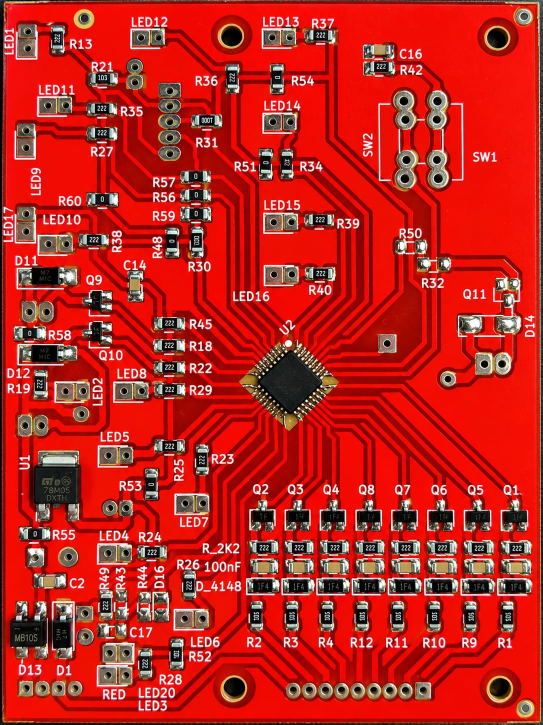
#> input picture android_app/assets/golden/golden_reference.jpg, 1085 x 1449 px (shown at 1/2 size); its folder holds only this picture in this run
$ python -i board.py   (imports and definitions only)
#> lines starting #> are read from the running program, lines starting #| are printed output that depends on the picture; after the words box and inside, x2 and y2 are one past the last pixel; in counts of white or black regions, pixels touching at a corner belong together
#> further down, picture is the input picture: shape (1449, 1085, 3); mean B, G, R 30.4, 37.9, 189.3
### src/pcb_inspection/image_quality/checks.py
"""Basic image-quality measurements for captured board images.

Deliberately simple, classical checks (NumPy + Pillow) for Experiment 0:
readable file, resolution, sharpness, exposure, whether the board appears
complete in the frame, and image orientation. They flag images to re-take or
inspect; they do not judge defects.

Board detection is a heuristic. It takes the dominant saturated hue in the
centre of the image as the board colour (blue / red / green reported, PCB-18)
and keeps only pixels of that hue, so a background of a different colour is
ignored. It assumes the board is roughly centred, with its edges roughly
parallel to the image edges. Results are approximate and must be confirmed
visually; the colour name is an estimate.
"""

from __future__ import annotations

from collections.abc import Mapping
from dataclasses import dataclass, field
from pathlib import Path
from statistics import median
from typing import Any

import numpy as np
from PIL import Image, ImageOps, UnidentifiedImageError

DETECTION_MAX_SIDE_PX = 1600  # board detection runs on a downscaled copy for speed


@dataclass(frozen=True)
class QualityParams:
    """Thresholds; None means 'measure and report only, do not flag'."""

    min_megapixels: float | None = None
    min_sharpness: float | None = None
    relative_sharpness_min: float | None = None
    near_black_level: int = 5
    near_white_level: int = 250
    max_near_white_fraction: float | None = None
    max_near_black_fraction: float | None = None
    saturation_min: int = 60
    value_min: int = 40
    hue_tolerance: int = 12          # on Pillow's 0-255 hue scale (about 17 degrees)
    line_fraction_min: float = 0.10
    min_margin_fraction: float = 0.01
    max_aspect_error: float | None = None

    # [5 lines left out: function from_mapping, not called in this run]


@dataclass(frozen=True)
class BoardExtent:
    """Axis-aligned bounding box (x0, y0, x1, y1), exclusive x1/y1, in full-image pixels."""

    x0: int
    y0: int
    x1: int
    y1: int

    @property
    def width(self) -> int:
        return self.x1 - self.x0

    @property
    def height(self) -> int:
        return self.y1 - self.y0


@dataclass
class ImageQuality:
    path: str
    readable: bool
    error: str = ""
    width: int = 0
    height: int = 0
    orientation: str = ""
    sharpness: float = 0.0
    mean_brightness: float = 0.0
    near_white_fraction: float = 0.0
    near_black_fraction: float = 0.0
    board: BoardExtent | None = None
    colour_estimate: str = ""
    board_min_margin_px: int | None = None
    board_aspect: float | None = None
    board_aspect_error: float | None = None
    px_per_mm: float | None = None
    flags: list[str] = field(default_factory=list)

    @property
    def megapixels(self) -> float:
        return self.width * self.height / 1e6


# [4 lines left out: function load_rgb, not called in this run]


def to_gray(rgb: np.ndarray) -> np.ndarray:
    return rgb @ np.array([0.299, 0.587, 0.114], dtype=np.float32)


# [5 lines left out: function sharpness, not called in this run]


def exposure(gray: np.ndarray, near_black: int, near_white: int) -> tuple[float, float, float]:
    """Mean brightness and the fractions of near-black and near-white (clipped) pixels."""
    return float(gray.mean()), float((gray <= near_black).mean()), float((gray >= near_white).mean())


# [23 lines left out: function detect_board, not called in this run]


def dominant_central_hue(hue: np.ndarray, saturated: np.ndarray, min_fraction: float = 0.05) -> int | None:
    """Most frequent saturated hue in the central 40 % of the image (where the board should be),
    or in the whole image if the centre shows too little colour (board off-centre)."""
    h, w = hue.shape
    centre = (slice(int(0.3 * h), int(0.7 * h) + 1), slice(int(0.3 * w), int(0.7 * w) + 1))
    for region in (centre, (slice(None), slice(None))):
        values = hue[region][saturated[region]]
        if values.size >= min_fraction * hue[region].size:
            counts = np.bincount(values // 8, minlength=32)
            return int(np.argmax(counts)) * 8 + 4
    return None


# [97 lines left out: functions colour_name, _longest_run, check_image, flag_relative_sharpness, not called in this run]

### src/pcb_inspection/preprocessing/board.py
"""Board segmentation, canonical board frame and illumination normalisation (classical, no learning).

The canonical board frame is a fronto-parallel image of the board at a fixed
scale (px per mm), so that comparisons and region sizes are in millimetres and
the background is cropped away. Board corners come from the board's own colour
(the same dominant-hue idea as the image-quality check); they define only the
reference's rectification, so small corner errors affect both compared images
equally and do not disturb the comparison itself.
"""

from __future__ import annotations

from dataclasses import dataclass

import cv2
import numpy as np
from PIL import Image

from ..image_quality.checks import dominant_central_hue

WORKING_MAX_SIDE_PX = 1600


@dataclass(frozen=True)
class BoardSegmentationParams:
    saturation_min: int = 60
    value_min: int = 40
    hue_tolerance: int = 12   # Pillow 0-255 hue scale


def downscale(image: np.ndarray, max_side: int) -> tuple[np.ndarray, float]:
    """Area-downscale so that the longer side is at most max_side; returns (image, scale)."""
#> called with max_side = 1600
    scale = min(1.0, max_side / max(image.shape[:2]))
#> scale = 1
    if scale >= 1.0:
        return image, 1.0
    size = (max(1, round(image.shape[1] * scale)), max(1, round(image.shape[0] * scale)))
    return cv2.resize(image, size, interpolation=cv2.INTER_AREA), scale


def board_mask(bgr: np.ndarray, params: BoardSegmentationParams = BoardSegmentationParams()) -> np.ndarray:
    """Binary mask (uint8 0/255) of the board, same size as the input image; empty if no board found."""
    small, scale = downscale(bgr, WORKING_MAX_SIDE_PX)
#> scale = 1
    hsv = np.asarray(Image.fromarray(cv2.cvtColor(small, cv2.COLOR_BGR2RGB)).convert("HSV")).astype(np.int16)
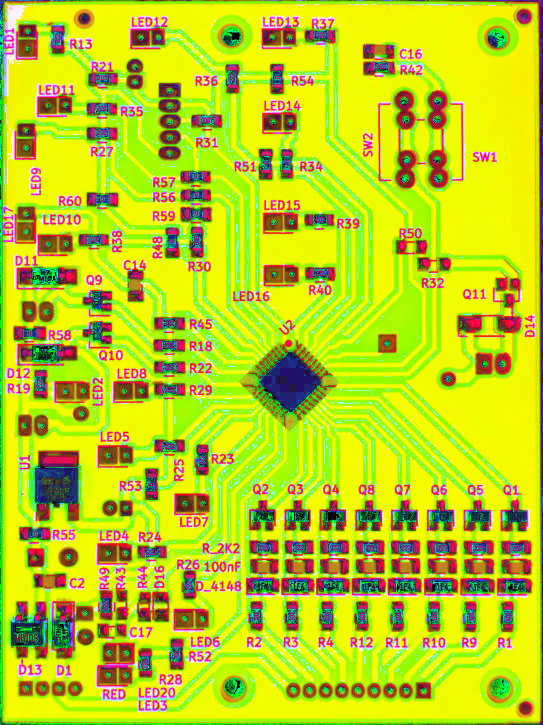
#> hsv: shape (1449, 1085, 3) int16 (shown at 1/2 size); mean B, G, R 30.4, 205.7, 189.8
    hue = hsv[..., 0]
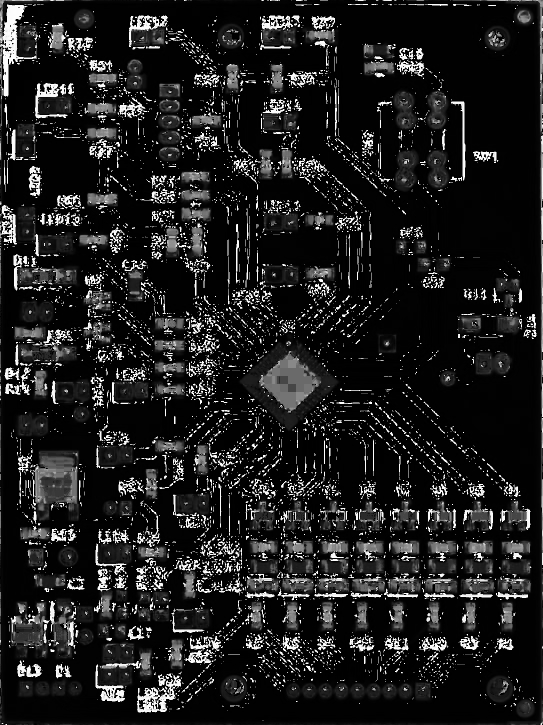
#> hue: shape (1449, 1085) int16 (shown at 1/2 size); min 0, max 254, mean 30.4
    saturated = (hsv[..., 1] >= params.saturation_min) & (hsv[..., 2] >= params.value_min)
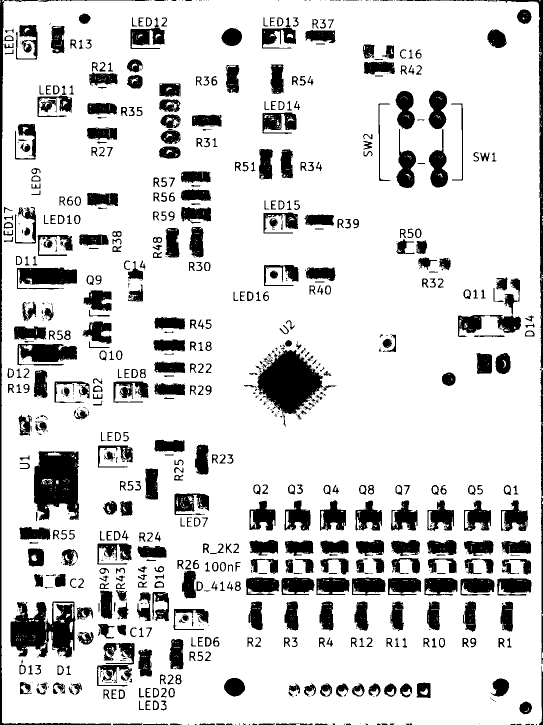
#> saturated: shape (1449, 1085) bool (shown at 1/2 size); 83.6% white; 989 black regions (418 under 20 px), largest, box (x1, y1, x2, y2) and area: (515, 700, 646, 828) 10446, (68, 902, 158, 1040) 9710, (21, 1203, 151, 1315) 9484
    board_hue = dominant_central_hue(hue, saturated)
#> board_hue = 4
    mask = np.zeros(small.shape[:2], np.uint8)
    if board_hue is not None:
        distance = np.abs(hue - board_hue)
        mask[saturated & (np.minimum(distance, 256 - distance) <= params.hue_tolerance)] = 255
        kernel = cv2.getStructuringElement(cv2.MORPH_ELLIPSE, (5, 5))
        mask = cv2.morphologyEx(cv2.morphologyEx(mask, cv2.MORPH_OPEN, kernel), cv2.MORPH_CLOSE, kernel, iterations=2)
        contours, _ = cv2.findContours(mask, cv2.RETR_EXTERNAL, cv2.CHAIN_APPROX_SIMPLE)
        mask[:] = 0
        if contours:  # largest region, holes (components) filled
            cv2.drawContours(mask, [max(contours, key=cv2.contourArea)], -1, 255, cv2.FILLED)
    if scale < 1.0:
        mask = cv2.resize(mask, (bgr.shape[1], bgr.shape[0]), interpolation=cv2.INTER_NEAREST)
    return mask


# [9 lines left out: function board_quad, not called in this run]


def order_corners(points: np.ndarray) -> np.ndarray:
    s, d = points.sum(axis=1), np.diff(points, axis=1).ravel()
    return np.float32([points[np.argmin(s)], points[np.argmin(d)], points[np.argmax(s)], points[np.argmax(d)]])


@dataclass(frozen=True)
class CanonicalFrame:
    """Mapping from an image to the canonical board frame."""

    homography: np.ndarray       # image px -> canonical px
    size: tuple[int, int]        # (width, height) in canonical px
    px_per_mm: float
    source_px_per_mm: float      # approximate scale of the board in the source image


# [33 lines left out: functions canonical_frame, warp_to_canonical, not called in this run]


def to_lab(bgr: np.ndarray) -> np.ndarray:
    """CIE L*a*b* as float32 (L 0-100, a/b roughly -128..127)."""
    return cv2.cvtColor(bgr.astype(np.float32) / 255.0, cv2.COLOR_BGR2Lab)


# [22 lines left out: function normalise_illumination, not called in this run]

>>> import cv2
>>> picture = cv2.imread('../../../android_app/assets/golden/golden_reference.jpg')
>>> result = board_mask(picture)
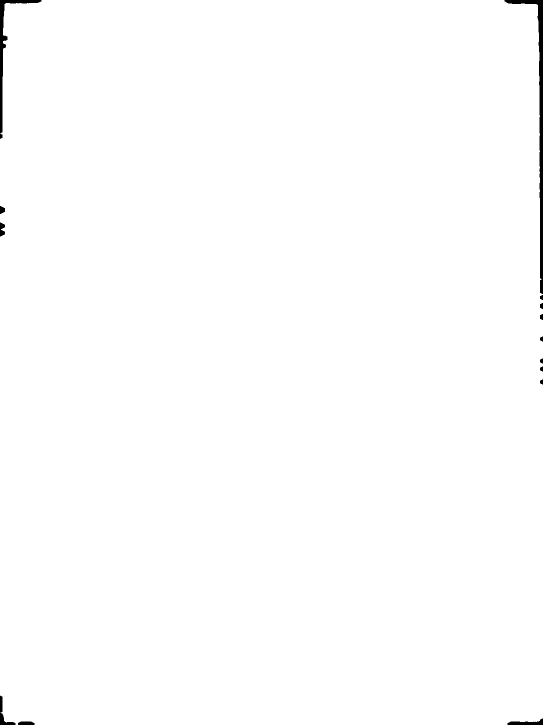
#> result: shape (1449, 1085) (shown at 1/2 size); 99.5% white; 14 black regions, largest, box (x1, y1, x2, y2) and area: (1009, 0, 1085, 588) 4048, (0, 0, 83, 278) 2231, (0, 1391, 31, 1449) 438
